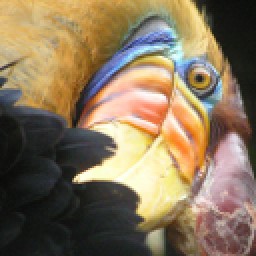
#> input picture Application/bird_small.png, 128 x 128 px (shown 2 times larger)
$ python myFile.py
#> lines starting #> are read from the running program, lines starting #| are printed output that depends on the picture
from skimage import io
from sklearn.cluster import KMeans
import numpy as np
image = io.imread('bird_small.png')
#> image is the input picture: shape (128, 128, 3); mean R, G, B 135.4, 117.4, 91.3
io.imshow(image)
io.show()
rows = image.shape[0]
#> rows = 128
cols = image.shape[1]
#> cols = 128
image = image.reshape(image.shape[0] * image.shape[1], 3)
kmeans = KMeans(n_clusters=128, n_init=10, max_iter=200)
kmeans.fit(image)
clusters=np.array(kmeans.cluster_centers_,dtype=np.uint8)
labels=np.array(kmeans.labels_,dtype=np.uint8)
print(labels)
labels=labels.reshape(rows, cols)
print(labels)
#> (printed output is left out)
np.save('codebook.npy', clusters)
io.imsave('compressed.png',labels)
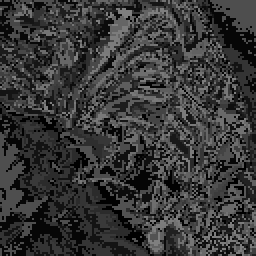
#> saved as compressed.png: shape (128, 128) (shown 2 times larger); min 0, max 127, mean 55
